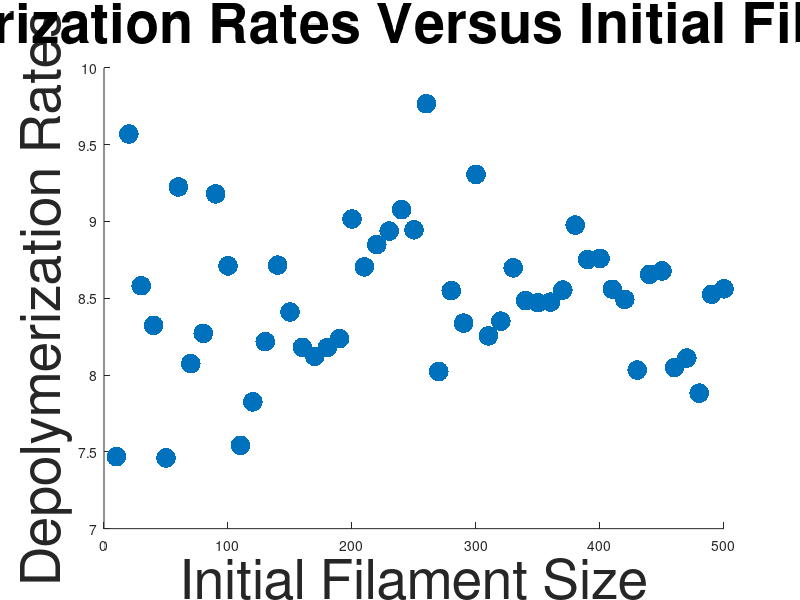

Recreate this plot in MATLAB. (Note: this script raises an error after producing the figure.)
fileID=fopen('TwoStepInitialLengthClusterCode.txt','r')

formatSpec='%f'

A=fscanf(fileID, formatSpec)  %is this the right format spec?

simulationtime= A(1)
kMotorOn=A(2)
kMotorOff=A(3)
InitialFilamentSize=A(4:53)
SlopeofGraphsMatrix=A(54:103)
Errors=A(104:end)

 figure(1)
 sz=200
 n=scatter(InitialFilamentSize,SlopeofGraphsMatrix,sz, 'filled','g')
 xlabel('Initial Filament Size','fontsize',40)
 ylabel('Depolymerization Rates','fontsize',40)
 title('Depolymerization Rates Versus Initial Filament Size','fontsize',40)

 
 n.Marker=('o')
 n.MarkerFaceColor=('g')
 n.MarkerEdgeColor=('g')
 n.DisplayName=('Simulated Data')
 set(gca, 'fontsize',40)
 
limits=[0 20]
 ylim(limits)
 
 hold on
 
 y=(kMotorOn*kMotorOff)/(kMotorOn+kMotorOff)
 r=line([0,InitialFilamentSize(end)],[y,y],'LineWidth',3,'Color','m')
 r.DisplayName=('Theory')
 
 hold on
 
  err=Errors
 s=errorbar(InitialFilamentSize,SlopeofGraphsMatrix,err, 'LineStyle','none')
 s.DisplayName=('Error')
 s.Color=([0.4940, 0.1840, 0.5560])
 
 hold on
 
 legend show
 LEGH=legend;
 LEGH.FontSize=40
 hold off
 